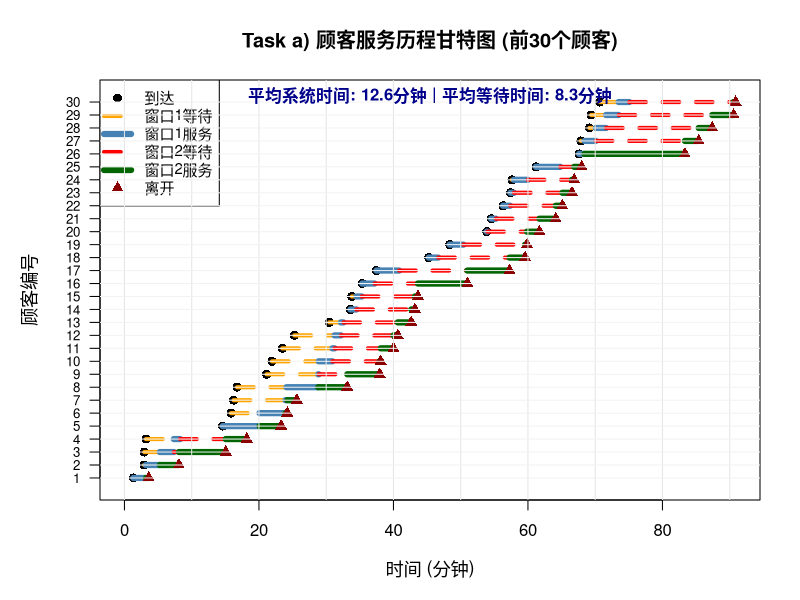
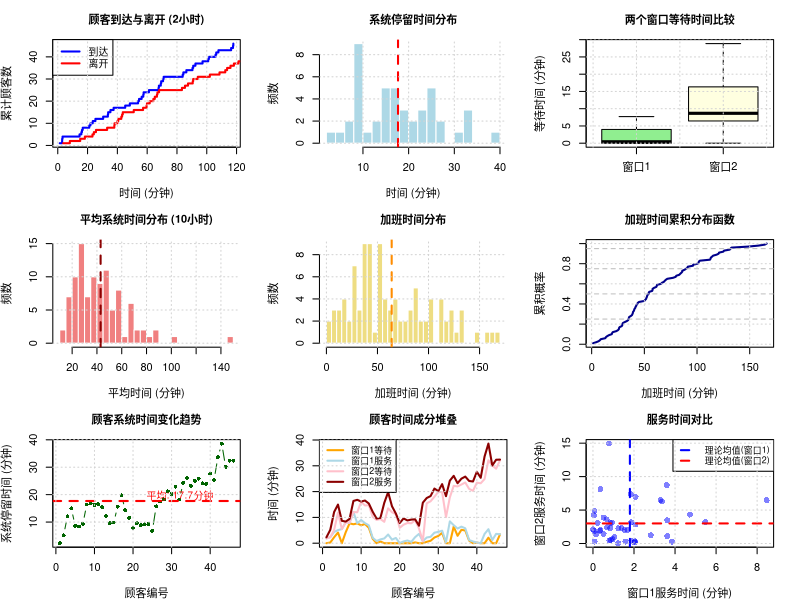

The R source for these figures, in order:
# ==========================================
# 麦当劳排队系统模拟 - 事件驱动模拟法
# Event-Driven Simulation Approach
# ==========================================

# 系统参数
LAMBDA <- 21          # 到达率：每小时21人
MU1 <- 1/0.03         # 服务窗口服务率：每小时33.33人
MU2 <- 1/0.05         # 取餐窗口服务率：每小时20人
OPENING_HOURS <- 10   # 营业时长：10小时

set.seed(2025)

cat("\n")
cat(paste(rep("=", 80), collapse = ""), "\n")
cat("       麦当劳排队系统模拟 - 事件驱动法\n")
cat("   Event-Driven Simulation (Game Engine Style)\n")
cat(paste(rep("=", 80), collapse = ""), "\n\n")

cat("系统参数:\n")
cat(sprintf("  - 顾客到达率: %.0f 人/小时\n", LAMBDA))
cat(sprintf("  - 服务窗口服务率: %.2f 人/小时\n", MU1))
cat(sprintf("  - 取餐窗口服务率: %.2f 人/小时\n", MU2))
cat(sprintf("  - 营业时间: %d 小时\n\n", OPENING_HOURS))

# ==========================================
# 核心函数：事件驱动模拟
# ==========================================
#' 事件驱动模拟麦当劳排队系统
#' 
#' @param sim_time 模拟时长（小时）
#' @param lambda 顾客到达率（人/小时）
#' @param mu1 服务窗口服务率（人/小时）
#' @param mu2 取餐窗口服务率（人/小时）
#' @param verbose 是否输出详细日志
#' @return 顾客记录数据框
simulate_event_driven <- function(sim_time, lambda = LAMBDA, mu1 = MU1, mu2 = MU2, 
                                  verbose = FALSE) {
  
  # ==================== 初始化变量 ====================
  t <- 0                    # 仿真时钟
  n1 <- 0                   # 窗口1排队人数
  n2 <- 0                   # 窗口2排队人数
  server1_busy <- FALSE     # 窗口1状态 (FALSE=空闲, TRUE=忙碌)
  server2_busy <- FALSE     # 窗口2状态
  
  # 事件时间表
  t_arrival <- rexp(1, lambda)  # 第一位顾客到达时间
  t_dep1 <- Inf                 # 窗口1完成时间（初始无穷大）
  t_dep2 <- Inf                 # 窗口2完成时间
  
  # 数据存储
  data_records <- data.frame(
    customer_id = integer(),
    arrival_time = numeric(),
    server1_start = numeric(),
    server1_end = numeric(),
    server2_start = numeric(),
    server2_end = numeric()
  )
  
  # 辅助变量
  customer_count <- 1           # 顾客ID计数器
  current_customer_s1 <- 0      # 当前在窗口1的顾客ID
  current_customer_s2 <- 0      # 当前在窗口2的顾客ID
  queue1_ids <- c()             # 窗口1队列
  queue2_ids <- c()             # 窗口2队列
  
  # 记录每个顾客的详细信息
  customer_info <- list()
  
  event_count <- 0              # 事件计数器
  
  if (verbose) {
    cat("\n========== 开始事件驱动模拟 ==========\n")
    cat(sprintf("模拟时长: %.2f 小时\n\n", sim_time))
  }
  
  # ==================== 主事件循环 ====================
  # 游戏引擎式循环：每次处理一个事件（一帧）
  while (TRUE) {
    
    # 关键逻辑：处理关门
    # 营业时间结束后不再接受新顾客
    if (t_arrival > sim_time) {
      t_arrival <- Inf
    }
    
    # 确定下一个事件类型和时间
    next_event_time <- min(t_arrival, t_dep1, t_dep2)
    
    # 终止条件：所有事件都处理完，且系统中无顾客
    if (next_event_time == Inf) {
      if (verbose) cat("\n所有事件处理完毕，系统清空\n")
      break
    }
    
    # 推进仿真时钟（游戏引擎的"一帧"）
    t <- next_event_time
    event_count <- event_count + 1
    
    # ========================================
    # 事件类型1: 顾客到达 (Arrival Event)
    # ========================================
    if (t == t_arrival) {
      
      if (verbose && customer_count <= 10) {
        cat(sprintf("[Frame %d] 时刻 %.4f: 顾客 #%d 到达\n", 
                    event_count, t, customer_count))
      }
      
      # 创建新顾客记录
      customer_info[[customer_count]] <- list(
        id = customer_count,
        arrival_time = t,
        server1_start = NA,
        server1_end = NA,
        server2_start = NA,
        server2_end = NA
      )
      
      # 检查窗口1状态
      if (!server1_busy) {
        # 窗口1空闲，直接开始服务
        server1_busy <- TRUE
        current_customer_s1 <- customer_count
        customer_info[[customer_count]]$server1_start <- t
        
        # 生成服务完成时间
        service_time <- rexp(1, mu1)
        t_dep1 <- t + service_time
        
        if (verbose && customer_count <= 10) {
          cat(sprintf("         → 进入窗口1服务，预计 %.4f 小时后完成\n", service_time))
        }
      } else {
        # 窗口1忙碌，加入队列
        n1 <- n1 + 1
        queue1_ids <- c(queue1_ids, customer_count)
        
        if (verbose && customer_count <= 10) {
          cat(sprintf("         → 窗口1忙碌，排队等待（队列长度: %d）\n", n1))
        }
      }
      
      # 生成下一个顾客到达时间
      customer_count <- customer_count + 1
      t_arrival <- t + rexp(1, lambda)
    }
    
    # ========================================
    # 事件类型2: 窗口1服务完成 (Departure 1)
    # ========================================
    else if (t == t_dep1) {
      
      finished_customer <- current_customer_s1
      customer_info[[finished_customer]]$server1_end <- t
      
      if (verbose && finished_customer <= 10) {
        cat(sprintf("[Frame %d] 时刻 %.4f: 顾客 #%d 完成窗口1服务\n", 
                    event_count, t, finished_customer))
      }
      
      # 该顾客前往窗口2
      if (!server2_busy) {
        # 窗口2空闲，直接开始服务
        server2_busy <- TRUE
        current_customer_s2 <- finished_customer
        customer_info[[finished_customer]]$server2_start <- t
        
        service_time <- rexp(1, mu2)
        t_dep2 <- t + service_time
        
        if (verbose && finished_customer <= 10) {
          cat(sprintf("         → 进入窗口2服务，预计 %.4f 小时后完成\n", service_time))
        }
      } else {
        # 窗口2忙碌，加入队列
        n2 <- n2 + 1
        queue2_ids <- c(queue2_ids, finished_customer)
        
        if (verbose && finished_customer <= 10) {
          cat(sprintf("         → 窗口2忙碌，排队等待（队列长度: %d）\n", n2))
        }
      }
      
      # 处理窗口1的下一个顾客
      if (n1 > 0) {
        # 队列中有人，继续服务
        n1 <- n1 - 1
        current_customer_s1 <- queue1_ids[1]
        queue1_ids <- queue1_ids[-1]
        
        customer_info[[current_customer_s1]]$server1_start <- t
        service_time <- rexp(1, mu1)
        t_dep1 <- t + service_time
        
        if (verbose && current_customer_s1 <= 10) {
          cat(sprintf("         → 顾客 #%d 开始窗口1服务\n", current_customer_s1))
        }
      } else {
        # 队列空，窗口1变为空闲
        server1_busy <- FALSE
        t_dep1 <- Inf
        
        if (verbose && finished_customer <= 10) {
          cat("         → 窗口1变为空闲\n")
        }
      }
    }
    
    # ========================================
    # 事件类型3: 窗口2服务完成，顾客离开系统 (Departure 2)
    # ========================================
    else if (t == t_dep2) {
      
      finished_customer <- current_customer_s2
      customer_info[[finished_customer]]$server2_end <- t
      
      if (verbose && finished_customer <= 10) {
        cat(sprintf("[Frame %d] 时刻 %.4f: 顾客 #%d 完成窗口2服务，离开系统\n", 
                    event_count, t, finished_customer))
        
        # 计算该顾客的系统时间
        total_time <- t - customer_info[[finished_customer]]$arrival_time
        cat(sprintf("         → 总系统时间: %.4f 小时 (%.2f 分钟)\n", 
                    total_time, total_time * 60))
      }
      
      # 处理窗口2的下一个顾客
      if (n2 > 0) {
        # 队列中有人，继续服务
        n2 <- n2 - 1
        current_customer_s2 <- queue2_ids[1]
        queue2_ids <- queue2_ids[-1]
        
        customer_info[[current_customer_s2]]$server2_start <- t
        service_time <- rexp(1, mu2)
        t_dep2 <- t + service_time
        
        if (verbose && current_customer_s2 <= 10) {
          cat(sprintf("         → 顾客 #%d 开始窗口2服务\n", current_customer_s2))
        }
      } else {
        # 队列空，窗口2变为空闲
        server2_busy <- FALSE
        t_dep2 <- Inf
        
        if (verbose && finished_customer <= 10) {
          cat("         → 窗口2变为空闲\n")
        }
      }
    }
  }
  
  # ==================== 整理输出数据 ====================
  if (verbose) {
    cat("\n========== 模拟结束 ==========\n")
    cat(sprintf("总事件数: %d\n", event_count))
    cat(sprintf("总顾客数: %d\n", length(customer_info)))
    cat(sprintf("最终时刻: %.4f 小时\n", t))
  }
  
  # 转换为数据框
  for (i in seq_along(customer_info)) {
    info <- customer_info[[i]]
    data_records <- rbind(data_records, data.frame(
      customer_id = info$id,
      arrival_time = info$arrival_time,
      server1_start = info$server1_start,
      server1_end = info$server1_end,
      server2_start = info$server2_start,
      server2_end = info$server2_end
    ))
  }
  
  # 计算额外指标
  data_records$server1_wait <- data_records$server1_start - data_records$arrival_time
  data_records$server1_service <- data_records$server1_end - data_records$server1_start
  data_records$server2_wait <- data_records$server2_start - data_records$server1_end
  data_records$server2_service <- data_records$server2_end - data_records$server2_start
  data_records$total_time_in_system <- data_records$server2_end - data_records$arrival_time
  data_records$total_wait_time <- data_records$server1_wait + data_records$server2_wait
  
  return(data_records)
}

# ==========================================
# Task a) 模拟2小时运营
# ==========================================
cat(paste(rep("=", 80), collapse = ""), "\n")
cat("Task a) 模拟2小时运营（事件驱动法）\n")
cat(paste(rep("=", 80), collapse = ""), "\n\n")

results_2hr <- simulate_event_driven(sim_time = 2, verbose = TRUE)

cat("\n\n2小时运营统计:\n")
cat(paste(rep("-", 80), collapse = ""), "\n")
cat(sprintf("总顾客数: %d 人\n", nrow(results_2hr)))
cat(sprintf("平均系统停留时间: %.2f 分钟\n", mean(results_2hr$total_time_in_system) * 60))
cat(sprintf("平均等待时间: %.2f 分钟\n", mean(results_2hr$total_wait_time) * 60))
cat(sprintf("  - 窗口1平均等待: %.2f 分钟\n", mean(results_2hr$server1_wait) * 60))
cat(sprintf("  - 窗口2平均等待: %.2f 分钟\n", mean(results_2hr$server2_wait) * 60))
cat(sprintf("最后顾客离开时间: %.2f 小时\n", max(results_2hr$server2_end)))

# 显示前10个顾客详情
cat("\n前10个顾客详细记录:\n")
cat(paste(rep("-", 120), collapse = ""), "\n")
cat(sprintf("%-6s %-10s %-12s %-12s %-12s %-12s %-15s\n",
            "顾客", "到达", "窗口1开始", "窗口1结束", "窗口2开始", "窗口2结束", "系统时间"))
cat(sprintf("%-6s %-10s %-12s %-12s %-12s %-12s %-15s\n",
            "ID", "(分钟)", "(分钟)", "(分钟)", "(分钟)", "(分钟)", "(分钟)"))
cat(paste(rep("-", 120), collapse = ""), "\n")

n_display <- min(10, nrow(results_2hr))
for (i in 1:n_display) {
  row <- results_2hr[i, ]
  cat(sprintf("%-6d %-10.2f %-12.2f %-12.2f %-12.2f %-12.2f %-15.2f\n",
              row$customer_id,
              row$arrival_time * 60,
              row$server1_start * 60,
              row$server1_end * 60,
              row$server2_start * 60,
              row$server2_end * 60,
              row$total_time_in_system * 60))
}
cat(paste(rep("-", 120), collapse = ""), "\n\n")

# 保存结果
write.csv(results_2hr, "event_driven_2hr_results.csv", row.names = FALSE)
cat("✓ 2小时详细结果已保存至: event_driven_2hr_results.csv\n\n")

# ==========================================
# Task b) 估计10小时内顾客平均系统时间
# ==========================================
cat(paste(rep("=", 80), collapse = ""), "\n")
cat("Task b) 估计10小时内顾客平均系统时间（事件驱动法）\n")
cat(paste(rep("=", 80), collapse = ""), "\n\n")

N_SIMULATIONS <- 100
cat(sprintf("运行 %d 次独立模拟...\n", N_SIMULATIONS))

avg_system_times <- numeric(N_SIMULATIONS)
pb <- txtProgressBar(min = 0, max = N_SIMULATIONS, style = 3)

for (i in 1:N_SIMULATIONS) {
  results <- simulate_event_driven(sim_time = 10, verbose = FALSE)
  avg_system_times[i] <- mean(results$total_time_in_system)
  setTxtProgressBar(pb, i)
}
close(pb)

mean_time <- mean(avg_system_times)
sd_time <- sd(avg_system_times)
se_time <- sd_time / sqrt(N_SIMULATIONS)
ci_lower <- mean_time - 1.96 * se_time
ci_upper <- mean_time + 1.96 * se_time

cat("\n\n10小时模拟结果:\n")
cat(paste(rep("-", 80), collapse = ""), "\n")
cat(sprintf("顾客平均系统停留时间:\n"))
cat(sprintf("  - 估计值: %.4f 小时 (%.2f 分钟)\n", mean_time, mean_time * 60))
cat(sprintf("  - 标准差: %.4f 小时\n", sd_time))
cat(sprintf("  - 95%% 置信区间: [%.4f, %.4f] 小时\n", ci_lower, ci_upper))
cat(sprintf("  - 95%% 置信区间: [%.2f, %.2f] 分钟\n\n", ci_lower * 60, ci_upper * 60))

# ==========================================
# Task c) 估计加班时间
# ==========================================
cat(paste(rep("=", 80), collapse = ""), "\n")
cat("Task c) 估计加班时间（事件驱动法）\n")
cat(paste(rep("=", 80), collapse = ""), "\n\n")

cat(sprintf("营业时间设定: 10:00 AM - 8:00 PM (共 %d 小时)\n", OPENING_HOURS))
cat("规则: 8:00 PM后不接受新顾客，但要服务完所有在场顾客\n\n")

N_SIMULATIONS_OT <- 100
cat(sprintf("运行 %d 次独立模拟...\n", N_SIMULATIONS_OT))

overtime_hours <- numeric(N_SIMULATIONS_OT)
pb <- txtProgressBar(min = 0, max = N_SIMULATIONS_OT, style = 3)

for (i in 1:N_SIMULATIONS_OT) {
  results <- simulate_event_driven(sim_time = OPENING_HOURS, verbose = FALSE)
  last_departure <- max(results$server2_end)
  overtime_hours[i] <- max(0, last_departure - OPENING_HOURS)
  setTxtProgressBar(pb, i)
}
close(pb)

mean_overtime <- mean(overtime_hours)
sd_overtime <- sd(overtime_hours)
median_overtime <- median(overtime_hours)
q25_overtime <- quantile(overtime_hours, 0.25)
q75_overtime <- quantile(overtime_hours, 0.75)
q95_overtime <- quantile(overtime_hours, 0.95)

cat("\n\n加班时间估计:\n")
cat(paste(rep("-", 80), collapse = ""), "\n")
cat(sprintf("平均加班时间: %.4f 小时 (%.2f 分钟)\n", mean_overtime, mean_overtime * 60))
cat(sprintf("中位数: %.4f 小时 (%.2f 分钟)\n", median_overtime, median_overtime * 60))
cat(sprintf("标准差: %.4f 小时\n", sd_overtime))
cat(sprintf("\n百分位数:\n"))
cat(sprintf("  - 25%% 分位数: %.2f 分钟\n", q25_overtime * 60))
cat(sprintf("  - 75%% 分位数: %.2f 分钟\n", q75_overtime * 60))
cat(sprintf("  - 95%% 分位数: %.2f 分钟\n", q95_overtime * 60))
cat(sprintf("\n极值:\n"))
cat(sprintf("  - 最大加班时间: %.2f 分钟\n", max(overtime_hours) * 60))
cat(sprintf("  - 最小加班时间: %.2f 分钟\n\n", min(overtime_hours) * 60))

prob_no_overtime <- sum(overtime_hours == 0) / N_SIMULATIONS_OT
cat(sprintf("不需要加班的概率: %.2f%%\n", prob_no_overtime * 100))
cat(sprintf("需要加班的概率: %.2f%%\n\n", (1 - prob_no_overtime) * 100))

# ==========================================
# 可视化
# ==========================================
cat(paste(rep("=", 80), collapse = ""), "\n")
cat("生成可视化图表...\n")
cat(paste(rep("=", 80), collapse = ""), "\n\n")

# 先生成详细的顾客历程甘特图
png("task_a_customer_timeline.png", width = 1600, height = 1400, res = 100)
par(mfrow = c(1, 1), mar = c(5, 5, 4, 2))

# 选择前30个顾客进行可视化
n_display_gantt <- min(30, nrow(results_2hr))
display_data <- results_2hr[1:n_display_gantt, ]

# 创建空白画布
plot(NULL, xlim = c(0, max(display_data$server2_end) * 60), 
     ylim = c(0.5, n_display_gantt + 0.5),
     xlab = "时间 (分钟)", ylab = "顾客编号",
     main = "Task a) 顾客服务历程甘特图 (前30个顾客)",
     yaxt = "n", cex.main = 1.2, cex.lab = 1.1)

# 添加y轴标签
axis(2, at = 1:n_display_gantt, labels = 1:n_display_gantt, las = 1, cex.axis = 0.8)

# 为每个顾客绘制时间线
for (i in 1:n_display_gantt) {
  customer <- display_data[i, ]
  y_pos <- i
  
  # 到达时间（点标记）
  points(customer$arrival_time * 60, y_pos, pch = 16, col = "black", cex = 1.2)
  
  # 窗口1等待时间（橙色虚线）
  if (customer$server1_wait > 0) {
    segments(customer$arrival_time * 60, y_pos,
             customer$server1_start * 60, y_pos,
             col = "orange", lwd = 4, lty = 2)
  }
  
  # 窗口1服务时间（蓝色实线）
  segments(customer$server1_start * 60, y_pos,
           customer$server1_end * 60, y_pos,
           col = "steelblue", lwd = 6)
  
  # 窗口2等待时间（红色虚线）
  if (customer$server2_wait > 0) {
    segments(customer$server1_end * 60, y_pos,
             customer$server2_start * 60, y_pos,
             col = "red", lwd = 4, lty = 2)
  }
  
  # 窗口2服务时间（绿色实线）
  segments(customer$server2_start * 60, y_pos,
           customer$server2_end * 60, y_pos,
           col = "darkgreen", lwd = 6)
  
  # 离开时间（点标记）
  points(customer$server2_end * 60, y_pos, pch = 17, col = "darkred", cex = 1.2)
}

# 添加图例
legend("topleft", 
       legend = c("到达", "窗口1等待", "窗口1服务", 
                  "窗口2等待", "窗口2服务", "离开"),
       col = c("black", "orange", "steelblue", "red", "darkgreen", "darkred"),
       lty = c(NA, 2, 1, 2, 1, NA),
       pch = c(16, NA, NA, NA, NA, 17),
       lwd = c(NA, 4, 6, 4, 6, NA),
       pt.cex = c(1.2, NA, NA, NA, NA, 1.2),
       cex = 0.9, bg = "white")

# 添加网格
abline(v = seq(0, max(display_data$server2_end) * 60, by = 10), 
       col = "gray90", lty = 1)
abline(h = 1:n_display_gantt, col = "gray95", lty = 1)

# 添加统计信息
text(max(display_data$server2_end) * 60 * 0.5, n_display_gantt + 0.5,
     sprintf("平均系统时间: %.1f分钟 | 平均等待时间: %.1f分钟",
             mean(display_data$total_time_in_system * 60),
             mean(display_data$total_wait_time * 60)),
     cex = 1.0, col = "darkblue", font = 2)

dev.off()
cat("✓ Task a 顾客历程甘特图已保存至: task_a_customer_timeline.png\n\n")

# 生成综合分析图表
png("event_driven_analysis.png", width = 1600, height = 1200, res = 100)
par(mfrow = c(3, 3), mar = c(4, 4, 3, 2))

# 图1: 顾客到达和离开曲线
plot(results_2hr$arrival_time * 60, 1:nrow(results_2hr),
     type = "s", col = "blue", lwd = 2,
     main = "顾客到达与离开 (2小时)",
     xlab = "时间 (分钟)", ylab = "累计顾客数",
     cex.main = 1.0)
lines(results_2hr$server2_end * 60, 1:nrow(results_2hr),
      type = "s", col = "red", lwd = 2)
legend("topleft", legend = c("到达", "离开"),
       col = c("blue", "red"), lwd = 2, cex = 0.9)
grid()

# 图2: 系统停留时间分布
hist(results_2hr$total_time_in_system * 60,
     breaks = 20, col = "lightblue", border = "white",
     main = "系统停留时间分布",
     xlab = "时间 (分钟)", ylab = "频数",
     cex.main = 1.0)
abline(v = mean(results_2hr$total_time_in_system * 60),
       col = "red", lwd = 2, lty = 2)
grid()

# 图3: 等待时间比较
boxplot(results_2hr$server1_wait * 60,
        results_2hr$server2_wait * 60,
        names = c("窗口1", "窗口2"),
        col = c("lightgreen", "lightyellow"),
        main = "两个窗口等待时间比较",
        ylab = "等待时间 (分钟)",
        cex.main = 1.0)
grid()

# 图4: Task b - 平均系统时间分布
hist(avg_system_times * 60,
     breaks = 30, col = "lightcoral", border = "white",
     main = "平均系统时间分布 (10小时)",
     xlab = "平均时间 (分钟)", ylab = "频数",
     cex.main = 1.0)
abline(v = mean_time * 60, col = "darkred", lwd = 2, lty = 2)
grid()

# 图5: Task c - 加班时间分布
hist(overtime_hours * 60,
     breaks = 30, col = "lightgoldenrod", border = "white",
     main = "加班时间分布",
     xlab = "加班时间 (分钟)", ylab = "频数",
     cex.main = 1.0)
abline(v = mean_overtime * 60, col = "darkorange", lwd = 2, lty = 2)
grid()

# 图6: 加班时间累积分布
overtime_sorted <- sort(overtime_hours * 60)
plot(overtime_sorted, (1:length(overtime_sorted)) / length(overtime_sorted),
     type = "l", col = "darkblue", lwd = 2,
     main = "加班时间累积分布函数",
     xlab = "加班时间 (分钟)", ylab = "累积概率",
     cex.main = 1.0)
abline(h = c(0.25, 0.5, 0.75, 0.95), col = "gray", lty = 2)
grid()

# 图7: 顾客系统时间趋势图（按到达顺序）
plot(1:nrow(results_2hr), results_2hr$total_time_in_system * 60,
     type = "b", col = "darkgreen", pch = 16, cex = 0.8,
     main = "顾客系统时间变化趋势",
     xlab = "顾客编号", ylab = "系统停留时间 (分钟)",
     cex.main = 1.0)
abline(h = mean(results_2hr$total_time_in_system * 60), 
       col = "red", lwd = 2, lty = 2)
text(nrow(results_2hr) * 0.7, mean(results_2hr$total_time_in_system * 60) + 2,
     sprintf("平均: %.1f分钟", mean(results_2hr$total_time_in_system * 60)),
     col = "red", cex = 0.9)
grid()

# 图8: 各时间成分堆叠图
plot(1:nrow(results_2hr), results_2hr$server1_wait * 60,
     type = "l", col = "orange", lwd = 2, ylim = c(0, max(results_2hr$total_time_in_system * 60)),
     main = "顾客时间成分堆叠",
     xlab = "顾客编号", ylab = "时间 (分钟)",
     cex.main = 1.0)
lines(1:nrow(results_2hr), (results_2hr$server1_wait + results_2hr$server1_service) * 60,
      col = "lightblue", lwd = 2)
lines(1:nrow(results_2hr), (results_2hr$server1_wait + results_2hr$server1_service + results_2hr$server2_wait) * 60,
      col = "pink", lwd = 2)
lines(1:nrow(results_2hr), results_2hr$total_time_in_system * 60,
      col = "darkred", lwd = 2)
legend("topleft", 
       legend = c("窗口1等待", "窗口1服务", "窗口2等待", "窗口2服务"),
       col = c("orange", "lightblue", "pink", "darkred"), 
       lwd = 2, cex = 0.8)
grid()

# 图9: 服务时间对比（窗口1 vs 窗口2）
plot(results_2hr$server1_service * 60, results_2hr$server2_service * 60,
     pch = 16, col = rgb(0, 0, 1, 0.5), cex = 1.2,
     main = "服务时间对比",
     xlab = "窗口1服务时间 (分钟)", ylab = "窗口2服务时间 (分钟)",
     cex.main = 1.0)
abline(v = 1/MU1 * 60, col = "blue", lwd = 2, lty = 2)
abline(h = 1/MU2 * 60, col = "red", lwd = 2, lty = 2)
legend("topright", 
       legend = c("理论均值(窗口1)", "理论均值(窗口2)"),
       col = c("blue", "red"), lwd = 2, lty = 2, cex = 0.8)
grid()

dev.off()
cat("✓ 可视化图表已保存至: event_driven_analysis.png\n\n")

# ==========================================
# 保存所有结果
# ==========================================
summary_results <- data.frame(
  Task = c("Task b - 10小时平均系统时间", "Task c - 平均加班时间"),
  Mean_Hours = c(mean_time, mean_overtime),
  Mean_Minutes = c(mean_time * 60, mean_overtime * 60),
  SD_Hours = c(sd_time, sd_overtime),
  Median_Minutes = c(median(avg_system_times) * 60, median_overtime * 60)
)

write.csv(summary_results, "event_driven_summary.csv", row.names = FALSE)
cat("✓ 汇总结果已保存至: event_driven_summary.csv\n\n")

cat(paste(rep("=", 80), collapse = ""), "\n")
cat("事件驱动模拟完成！\n")
cat(paste(rep("=", 80), collapse = ""), "\n\n")

cat("方法说明:\n")
cat("  ✓ 使用游戏引擎式事件循环\n")
cat("  ✓ 每一帧处理一个事件（到达/窗口1完成/窗口2完成）\n")
cat("  ✓ 事件驱动，精确模拟每个顾客的生命周期\n")
cat("  ✓ 自动处理营业时间结束后的服务完成\n\n")

cat("生成的文件:\n")
cat("  1. event_driven_2hr_results.csv - 2小时详细顾客记录\n")
cat("  2. event_driven_summary.csv - 任务汇总结果\n")
cat("  3. task_a_customer_timeline.png - Task a 顾客历程甘特图\n")
cat("  4. event_driven_analysis.png - 综合可视化分析图表\n\n")
